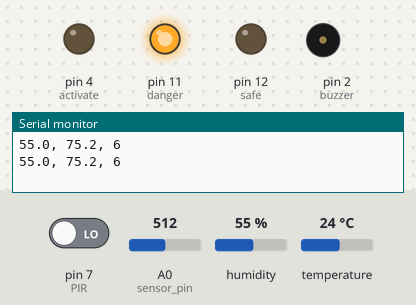
Bench run of a sketch on a simulated Arduino Uno, built with avr-gcc and run on an emulated ATmega328P. Shown: output pins drawn as LEDs (lit = HIGH), buzzer (waves = sounding, pin HIGH), the last lines printed to the serial monitor. Inputs (shaded band) come from the test bench; at power-on: A0 (sensor_pin) = 512, pin 7 (PIR) LOW, humidity 55 %, temperature 24 °C.

Above: at 3.2 s.
3.3 s: A0 (sensor_pin) set to 869
5.2 s: A0 (sensor_pin) set to 893
At 6.6 s:
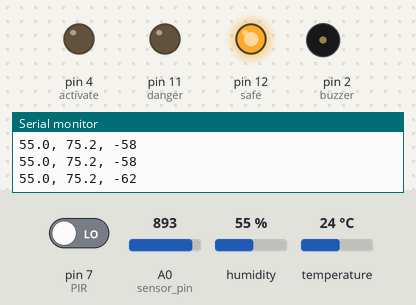
7.5 s: pin 7 (PIR) driven HIGH
At 8.4 s:
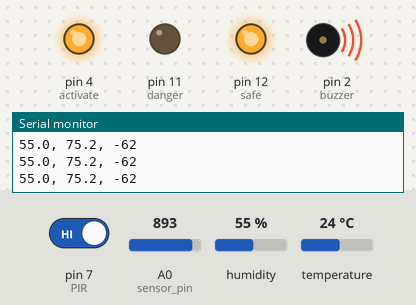
9.5 s: A0 (sensor_pin) set to 716
At 11.2 s:
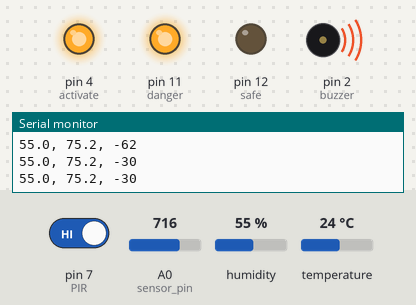
11.5 s: A0 (sensor_pin) set to 900
At 13.2 s:
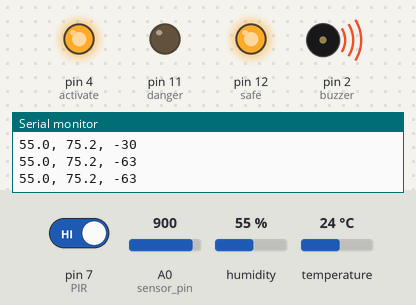
13.5 s: A0 (sensor_pin) set to 511
At 14.9 s:
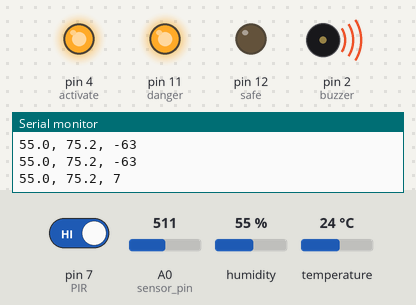
Timing chart, 0 to 16.5 s (numbered marks = the images above; inputs shaded):
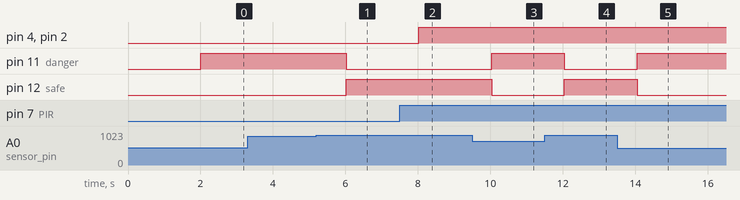

The sketch:

IoT_Hackathon.ino
```cpp
#include<DHT.h>
DHT dht;

int sensor_pin = A0;
int output_value;

int safe = 12;
int danger = 11;

int activate = 4;
int PIR = 7;
int buzzer = 2;

void setup() {
   Serial.begin(9600);
   pinMode(safe, OUTPUT);
   pinMode(danger, OUTPUT);
   pinMode(activate, OUTPUT);
   pinMode(buzzer, OUTPUT);
   pinMode(PIR, INPUT);
   dht.setup(8);
   //Serial.println("Reading From the Sensor ...");
   delay(2000);
}

void loop() {
   output_value = analogRead(sensor_pin);
   output_value = map(output_value,550,0,0,100);

   int value = digitalRead(PIR); // read the signal of the PIR sensor
   //Serial.println(value);
   if (value == HIGH) {
    digitalWrite(activate, HIGH);
    digitalWrite(buzzer, HIGH);
   } else {
    digitalWrite(activate, LOW);
    digitalWrite(buzzer, LOW);
   }

   float humidity = dht.getHumidity();
   float temperature = dht.getTemperature();
   float tempf = temperature * 1.8 + 32;
   if (tempf <= 80 && tempf >= 50) { // suitable temperature for plants to sustain
    //Serial.println("Temperature stable");
    Serial.print("");
   } else {
    //Serial.println("Temperature unstable");
    Serial.print("");
   }

   Serial.print(humidity,1);
   Serial.print(", ");
   //Serial.print(temperature,1);
   //Serial.print(", ");
   Serial.print(tempf,1);
   Serial.print(", ");
   Serial.println(output_value);

   if (output_value <= -60) {
    //Serial.println("Moisture is stable");
    //Serial.print(output_value);
    digitalWrite(danger, LOW);
    digitalWrite(safe, HIGH);
   } else {
    //Serial.println("Moisture is high");
    digitalWrite(safe, LOW);
    digitalWrite(danger, HIGH);
   }
   delay(1000);

}
```

Measured:
- the behaviour switches between 879 and 880 on A0 (sensor_pin) (found by bisection; images 0 and 1)
- after the input at 5.2 s, pin 11 (danger): HIGH → LOW after 0.82 s; pin 12 (safe): LOW → HIGH after 0.82 s
- after the input at 7.5 s, pin 4 (activate), pin 2 (buzzer): LOW → HIGH after 0.52 s
- after the input at 9.5 s, pin 11 (danger): LOW → HIGH after 0.54 s; pin 12 (safe): HIGH → LOW after 0.54 s
- after the input at 11.5 s, pin 11 (danger): HIGH → LOW after 0.54 s; pin 12 (safe): LOW → HIGH after 0.54 s
- after the input at 13.5 s, pin 11 (danger): LOW → HIGH after 0.55 s; pin 12 (safe): HIGH → LOW after 0.55 s
